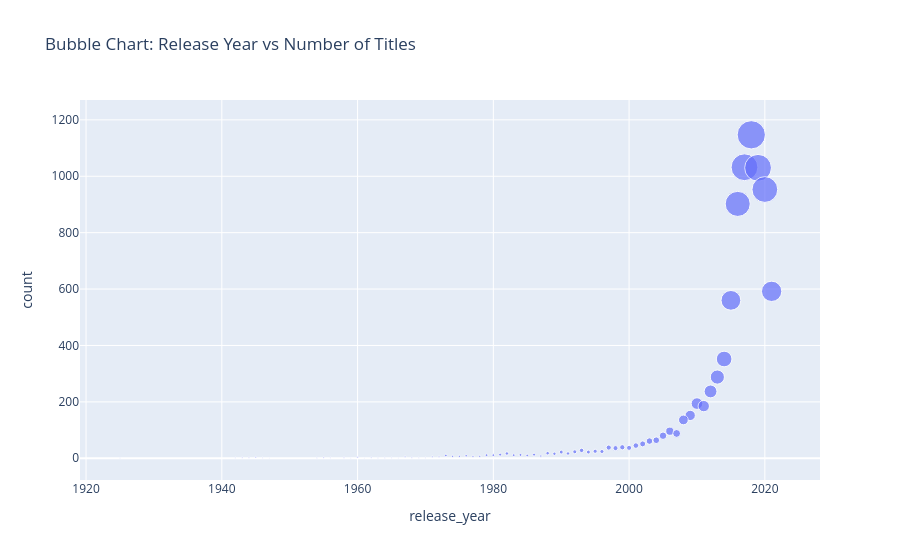

Here is the notebook cell this chart was saved with:
### Code cell
year_count = df['release_year'].value_counts().reset_index()
year_count.columns = ['release_year', 'count']

fig = px.scatter(
    year_count,
    x='release_year',
    y='count',
    size='count',
    title='Bubble Chart: Release Year vs Number of Titles',
)

fig.show()

### Figure 1 — Plotly figure (JSON) as saved in the notebook; plotly's stock layout.template omitted (floating-point values rounded to 4 significant figures)
{"data": [{"hovertemplate": "release_year=%{x}<br>count=%{marker.size}<extra></extra>", "legendgroup": "", "marker": {"color": "#636efa", "size": [1147, 1032, 1030, 953, 902, 592, 560, 352, 288, 237, 194, 185, 152, 136, 96, 88, 80, 64, 61, 51, 45, 39, 38, 37, 36, 28, 25, 24, 23, 22, 22, 18, 17, 17, 16, 13, 13, 12, 11, 11, 11, 10, 10, 9, 8, 7, 7, 7, 7, 5, 5, 5, 4, 4, 3, 3, 3, 3, 3, 3, 2, 2, 2, 2, 2, 2, 2, 2, 2, 1, 1, 1, 1, 1], "sizemode": "area", "sizeref": 2.868, "symbol": "circle"}, "mode": "markers", "name": "", "orientation": "v", "showlegend": false, "type": "scatter", "x": [2018, 2017, 2019, 2020, 2016, 2021, 2015, 2014, 2013, 2012, 2010, 2011, 2009, 2008, 2006, 2007, 2005, 2004, 2003, 2002, 2001, 1999, 1997, 2000, 1998, 1993, 1995, 1996, 1992, 1994, 1990, 1988, 1982, 1991, 1989, 1981, 1986, 1984, 1980, 1979, 1983, 1985, 1973, 1976, 1987, 1977, 1974, 1975, 1978, 1972, 1967, 1971, 1960, 1945, 1944, 1955, 1968, 1962, 1943, 1958, 1964, 1969, 1970, 1963, 1956, 1965, 1946, 1942, 1954, 1959, 1925, 1961, 1947, 1966], "xaxis": "x", "y": [1147, 1032, 1030, 953, 902, 592, 560, 352, 288, 237, 194, 185, 152, 136, 96, 88, 80, 64, 61, 51, 45, 39, 38, 37, 36, 28, 25, 24, 23, 22, 22, 18, 17, 17, 16, 13, 13, 12, 11, 11, 11, 10, 10, 9, 8, 7, 7, 7, 7, 5, 5, 5, 4, 4, 3, 3, 3, 3, 3, 3, 2, 2, 2, 2, 2, 2, 2, 2, 2, 1, 1, 1, 1, 1], "yaxis": "y"}], "layout": {"legend": {"itemsizing": "constant", "tracegroupgap": 0}, "title": {"text": "Bubble Chart: Release Year vs Number of Titles"}, "xaxis": {"anchor": "y", "domain": [0, 1], "title": {"text": "release_year"}}, "yaxis": {"anchor": "x", "domain": [0, 1], "title": {"text": "count"}}}}
